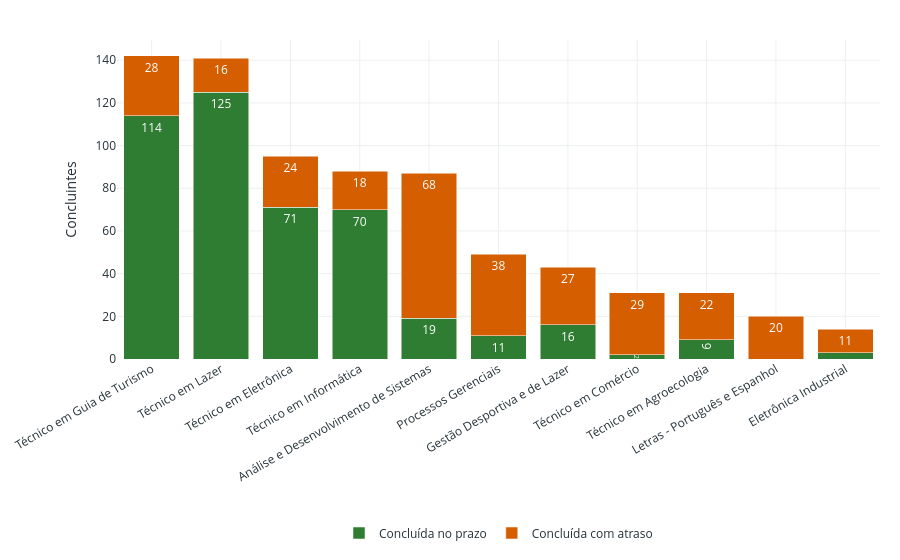

Here is the notebook cell this chart was saved with:
### Markdown cell above
#### Gráfico 8 — Conclusões no Prazo e Conclusões com Atraso por Curso

### Code cell
situacoes_conclusao = ["Concluída no prazo", "Concluída com atraso"]

df_conc = df[
    df["Situação de Matrícula"].isin(situacoes_conclusao)
].copy()

df_conc["Anos_Conclusao"] = (
    (df_conc["Mês De Ocorrência da Situação"] - df_conc["Data de Inicio do Ciclo"])
    .dt.days / 365.25
).round(2)

df_conc = df_conc[
    (df_conc["Anos_Conclusao"] > 0)
    & (df_conc["Anos_Conclusao"] < 15)
]

conc_prazo = (
    df_conc
    .value_counts(["Nome de Curso", "Situação de Matrícula"])
    .reset_index(name="Qtd")
)

ordem_conclusao = (
    conc_prazo
    .groupby("Nome de Curso")["Qtd"]
    .sum()
    .sort_values(ascending=False)
    .index
    .tolist()
)

fig_g8 = px.bar(
    conc_prazo,
    x="Nome de Curso",
    y="Qtd",
    color="Situação de Matrícula",
    barmode="stack",
    color_discrete_map=CORES_CONCLUSAO_LIGHT,
    title="8 — Conclusões no Prazo e Conclusões com Atraso por Curso",
    labels={"Qtd": "Concluintes", "Nome de Curso": "", "Situação de Matrícula": "Situação"},
    text_auto=True,
    category_orders={"Nome de Curso": ordem_conclusao},
)

fig_g8.update_layout(xaxis_tickangle=-30)
aplicar_layout_light(fig_g8, legenda_y=-0.5)
fig_g8.show()

conc_prazo.head()

### Figure 1 — Plotly figure (JSON) as saved in the notebook; plotly's stock layout.template omitted (floating-point values rounded to 4 significant figures)
{"data": [{"hovertemplate": "Situação=Concluída no prazo<br>=%{x}<br>Concluintes=%{y}<extra></extra>", "legendgroup": "Concluída no prazo", "marker": {"color": "#2E7D32", "pattern": {"shape": ""}}, "name": "Concluída no prazo", "orientation": "v", "showlegend": true, "textposition": "auto", "texttemplate": "%{y}", "type": "bar", "x": ["Técnico em Lazer", "Técnico em Guia de Turismo", "Técnico em Eletrônica", "Técnico em Informática", "Análise e Desenvolvimento de Sistemas", "Gestão Desportiva e de Lazer", "Processos Gerenciais", "Técnico em Agroecologia", "Eletrônica Industrial", "Técnico em Comércio"], "xaxis": "x", "y": [125, 114, 71, 70, 19, 16, 11, 9, 3, 2], "yaxis": "y"}, {"hovertemplate": "Situação=Concluída com atraso<br>=%{x}<br>Concluintes=%{y}<extra></extra>", "legendgroup": "Concluída com atraso", "marker": {"color": "#D55E00", "pattern": {"shape": ""}}, "name": "Concluída com atraso", "orientation": "v", "showlegend": true, "textposition": "auto", "texttemplate": "%{y}", "type": "bar", "x": ["Análise e Desenvolvimento de Sistemas", "Processos Gerenciais", "Técnico em Comércio", "Técnico em Guia de Turismo", "Gestão Desportiva e de Lazer", "Técnico em Eletrônica", "Técnico em Agroecologia", "Letras - Português e Espanhol", "Técnico em Informática", "Técnico em Lazer", "Eletrônica Industrial"], "xaxis": "x", "y": [68, 38, 29, 28, 27, 24, 22, 20, 18, 16, 11], "yaxis": "y"}], "layout": {"barmode": "stack", "font": {"color": "#263238"}, "legend": {"orientation": "h", "title": {"text": ""}, "tracegroupgap": 0, "x": 0.5, "xanchor": "center", "y": -0.5, "yanchor": "top"}, "margin": {"b": 85, "l": 20, "r": 20, "t": 40}, "paper_bgcolor": "white", "plot_bgcolor": "white", "title": {"text": ""}, "xaxis": {"anchor": "y", "categoryarray": ["Técnico em Guia de Turismo", "Técnico em Lazer", "Técnico em Eletrônica", "Técnico em Informática", "Análise e Desenvolvimento de Sistemas", "Processos Gerenciais", "Gestão Desportiva e de Lazer", "Técnico em Comércio", "Técnico em Agroecologia", "Letras - Português e Espanhol", "Eletrônica Industrial"], "categoryorder": "array", "domain": [0, 1], "gridcolor": "#ECEFF1", "showgrid": true, "tickangle": -30, "title": {"text": ""}, "zeroline": false}, "yaxis": {"anchor": "x", "domain": [0, 1], "gridcolor": "#ECEFF1", "showgrid": true, "title": {"text": "Concluintes"}, "zeroline": false}}}
